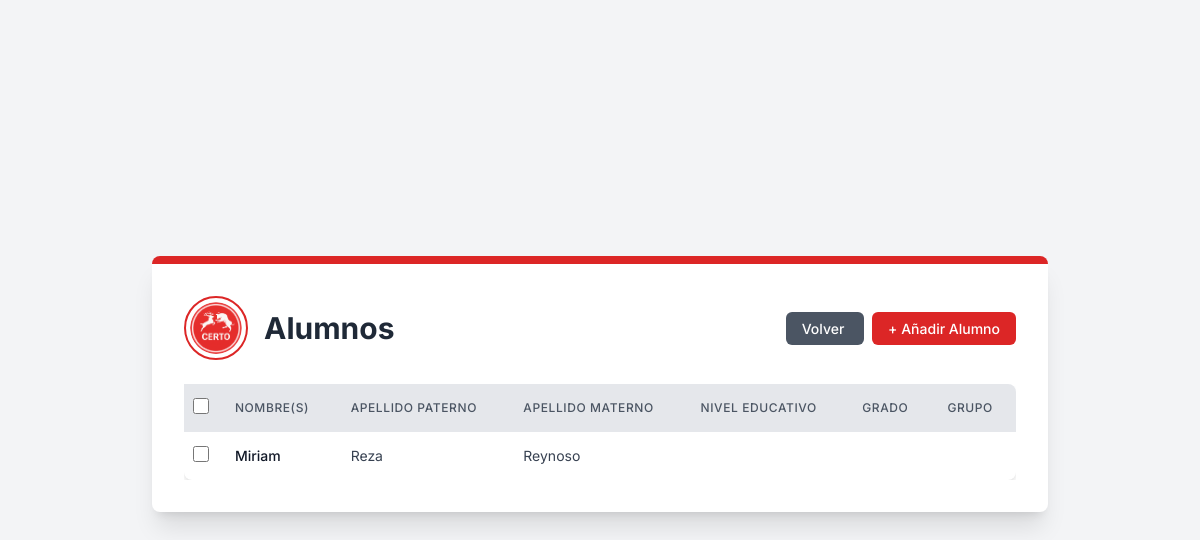
Screenshot of /core/students/ (signed in) with the database file from the repository.
### core/models.py (models this page shows, shortened)
class Alumnos(models.Model):
    nombre = models.CharField(max_length=100)
    paterno = models.CharField(max_length=100)
    materno = models.CharField(max_length=100)
    tutorId = models.ForeignKey(Tutor, on_delete=models.CASCADE)
    nivelEducativo = models.ForeignKey(NivelEducativo, on_delete=models.CASCADE)

### core/views.py (the view, shortened to what this page needs)
# urls.py: path("students/", views.students, name="students"),
def students(request):
    if not request.user.is_authenticated:
        return redirect('core:signInUp')
    if request.user.is_staff:
        students = Alumnos.objects.all()
        return render(request, 'students/students_list_view.html', {'students': students})

### core/templates/Students/students_list_view.html (shortened to what this page needs)
{% extends "main.html" %} {% load static %}{% block content %}
<div
  class="bg-white p-8 rounded-lg shadow-xl max-w-4xl w-full border-t-8 border-primary-red mb-8"
>
  <div class="flex flex-col md:flex-row items-center justify-between mb-6">
    <div class="flex items-center mb-4 md:mb-0">
      <img
        src="{% static 'img/logos/logo.png' %}"
        alt="Logo de la Cafetería Certo"
        class="w-16 h-16 rounded-full border-2 border-primary-red p-1 object-cover mr-4"
      />
      <h1 class="text-3xl font-bold text-gray-800">Alumnos</h1>
    </div>
    <div class="text-right">
      <a
        href="/core/dashboard"
        class="px-4 py-2 text-sm font-medium text-white bg-gray-600 rounded-md hover:bg-gray-700 transition duration-300 ease-in-out mr-2"
      >
        Volver
      </a>
      <a
        href="{% url 'core:createStudents' %}"
        class="px-4 py-2 text-sm font-medium text-white bg-primary-red rounded-md hover:bg-red-700 transition duration-300 ease-in-out"
      >
        + Añadir Alumno
      </a>
    </div>
  </div>
  <div class="overflow-x-auto">
    <form
      id="deleteForm"
      method="post"
      action="{% url 'core:bulk_delete' 'Alumnos' 'core:students' %}"
    >
    <table class="min-w-full bg-white rounded-lg shadow-custom">
      <thead class="bg-gray-200">
        <tr>
          <th class="py-3 px-2 text-center">
            <input
              type="checkbox"
              id="selectAll"
              class="form-checkbox h-4 w-4 text-primary-red"
            />
          </th>
          <th
            class="py-3 px-4 text-left text-xs font-medium text-gray-600 uppercase tracking-wider"
          >
            Nombre(s)
          </th>
          <th
            class="py-3 px-4 text-left text-xs font-medium text-gray-600 uppercase tracking-wider"
          >
            Apellido Paterno
          </th>
          <th
            class="py-3 px-4 text-left text-xs font-medium text-gray-600 uppercase tracking-wider"
          >
            Apellido Materno
          </th>
          <th
            class="py-3 px-4 text-left text-xs font-medium text-gray-600 uppercase tracking-wider"
          >
            Nivel Educativo
          </th>
          <th
            class="py-3 px-4 text-left text-xs font-medium text-gray-600 uppercase tracking-wider"
          >
            Grado
          </th>
          <th
            class="py-3 px-4 text-left text-xs font-medium text-gray-600 uppercase tracking-wider rounded-tr-lg"
          >
            Grupo
          </th>
        </tr>
      </thead>
      <tbody class="divide-y divide-gray-200">
        {% for student in students %}
        <tr class="hover:bg-gray-50">
          <td class="py-3 px-2 text-center">
              <input
                type="checkbox"
                name="selected_ids"
                value="{{ student.id }}"
                class="rowCheckbox form-checkbox h-4 w-4 text-primary-red"
              />
          </td>
          <td
            class="py-3 px-4 whitespace-nowrap text-sm font-medium text-gray-900"
          >
            {{ student.nombre }}
          </td>
          <td class="py-3 px-4 whitespace-nowrap text-sm text-gray-700">
            {{ student.paterno }}
          </td>
          <td class="py-3 px-4 whitespace-nowrap text-sm text-gray-700">
            {{ student.materno }}
          </td>
          <td class="py-3 px-4 whitespace-nowrap text-sm text-gray-700">
          </td>
          <td class="py-3 px-4 whitespace-nowrap text-sm text-gray-700">
          </td>
          <td class="py-3 px-4 whitespace-nowrap text-sm text-gray-700">
          </td>
        </tr>
        {% endfor %}
      </tbody>
    </table>
  </div>
</div>
{% endblock %}

### static/css/main.css (style rules this page uses)
body { font-family: "Inter", sans-serif; background-color: #f3f4f6; }
.bg-primary-red { background-color: #dc2626; }
.text-primary-red { color: #dc2626; }
.border-primary-red { border-color: #dc2626; }
.shadow-custom { box-shadow: 0 4px 6px -1px rgba(0, 0, 0, 0.1), 0 2px 4px -1px rgba(0, 0, 0, 0.06); }

### rows the page displays
Alumnos: nombre "Miriam", paterno "Reza", materno "Reynoso"
